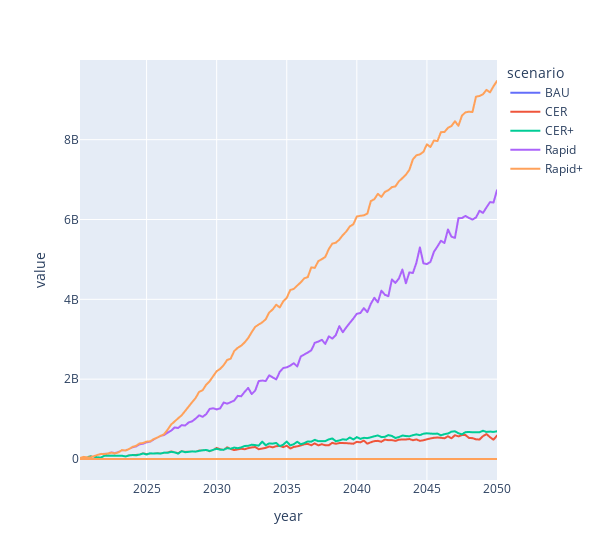

The notebook cell this image was saved under:
### Code cell
import plotly.express as px
subsidies_plot_df = scenario_subsidies.groupby(["year","scenario"])[["hp specific cost", "Cumulative subsidy amount (CAD)"]].mean()
px.line(subsidies_plot_df.reset_index(), x="year", y=["Cumulative subsidy amount (CAD)","hp specific cost"], color="scenario", template="plotly", width=600)
